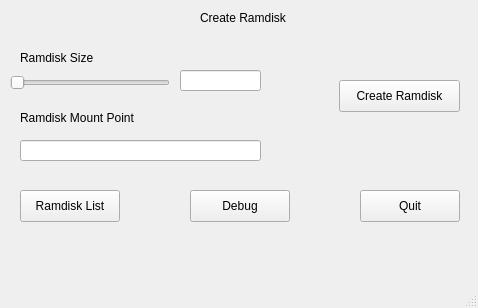
<?xml version="1.0" encoding="UTF-8"?>
<ui version="4.0">
 <class>MainWindow</class>
 <widget class="QMainWindow" name="MainWindow">
  <property name="geometry">
   <rect>
    <x>0</x>
    <y>0</y>
    <width>478</width>
    <height>308</height>
   </rect>
  </property>
  <property name="windowTitle">
   <string>MainWindow</string>
  </property>
  <widget class="QWidget" name="centralwidget">
   <widget class="QPushButton" name="createPushButton">
    <property name="geometry">
     <rect>
      <x>339</x>
      <y>80</y>
      <width>121</width>
      <height>32</height>
     </rect>
    </property>
    <property name="text">
     <string>Create Ramdisk</string>
    </property>
   </widget>
   <widget class="QPushButton" name="rListPushButton">
    <property name="geometry">
     <rect>
      <x>20</x>
      <y>190</y>
      <width>100</width>
      <height>32</height>
     </rect>
    </property>
    <property name="text">
     <string>Ramdisk List</string>
    </property>
   </widget>
   <widget class="QPushButton" name="debugPushButton">
    <property name="geometry">
     <rect>
      <x>190</x>
      <y>190</y>
      <width>100</width>
      <height>32</height>
     </rect>
    </property>
    <property name="text">
     <string>Debug</string>
    </property>
   </widget>
   <widget class="QPushButton" name="quitPushButton">
    <property name="geometry">
     <rect>
      <x>360</x>
      <y>190</y>
      <width>100</width>
      <height>32</height>
     </rect>
    </property>
    <property name="text">
     <string>Quit</string>
    </property>
   </widget>
   <widget class="QLabel" name="titleLabel">
    <property name="geometry">
     <rect>
      <x>200</x>
      <y>10</y>
      <width>101</width>
      <height>16</height>
     </rect>
    </property>
    <property name="text">
     <string>Create Ramdisk</string>
    </property>
   </widget>
   <widget class="QLineEdit" name="sizeLineEdit">
    <property name="geometry">
     <rect>
      <x>180</x>
      <y>70</y>
      <width>81</width>
      <height>21</height>
     </rect>
    </property>
   </widget>
   <widget class="QSlider" name="sizeHorizontalSlider">
    <property name="geometry">
     <rect>
      <x>10</x>
      <y>70</y>
      <width>160</width>
      <height>25</height>
     </rect>
    </property>
    <property name="orientation">
     <enum>Qt::Horizontal</enum>
    </property>
   </widget>
   <widget class="QLabel" name="sizeLabel">
    <property name="geometry">
     <rect>
      <x>20</x>
      <y>50</y>
      <width>161</width>
      <height>16</height>
     </rect>
    </property>
    <property name="text">
     <string>Ramdisk Size</string>
    </property>
   </widget>
   <widget class="QLabel" name="mountLabel">
    <property name="geometry">
     <rect>
      <x>20</x>
      <y>110</y>
      <width>211</width>
      <height>16</height>
     </rect>
    </property>
    <property name="text">
     <string>Ramdisk Mount Point</string>
    </property>
   </widget>
   <widget class="QLineEdit" name="mountLineEdit">
    <property name="geometry">
     <rect>
      <x>20</x>
      <y>140</y>
      <width>241</width>
      <height>21</height>
     </rect>
    </property>
   </widget>
  </widget>
  <widget class="QMenuBar" name="menubar">
   <property name="geometry">
    <rect>
     <x>0</x>
     <y>0</y>
     <width>478</width>
     <height>24</height>
    </rect>
   </property>
  </widget>
  <widget class="QStatusBar" name="statusbar"/>
 </widget>
 <resources/>
 <connections/>
</ui>
